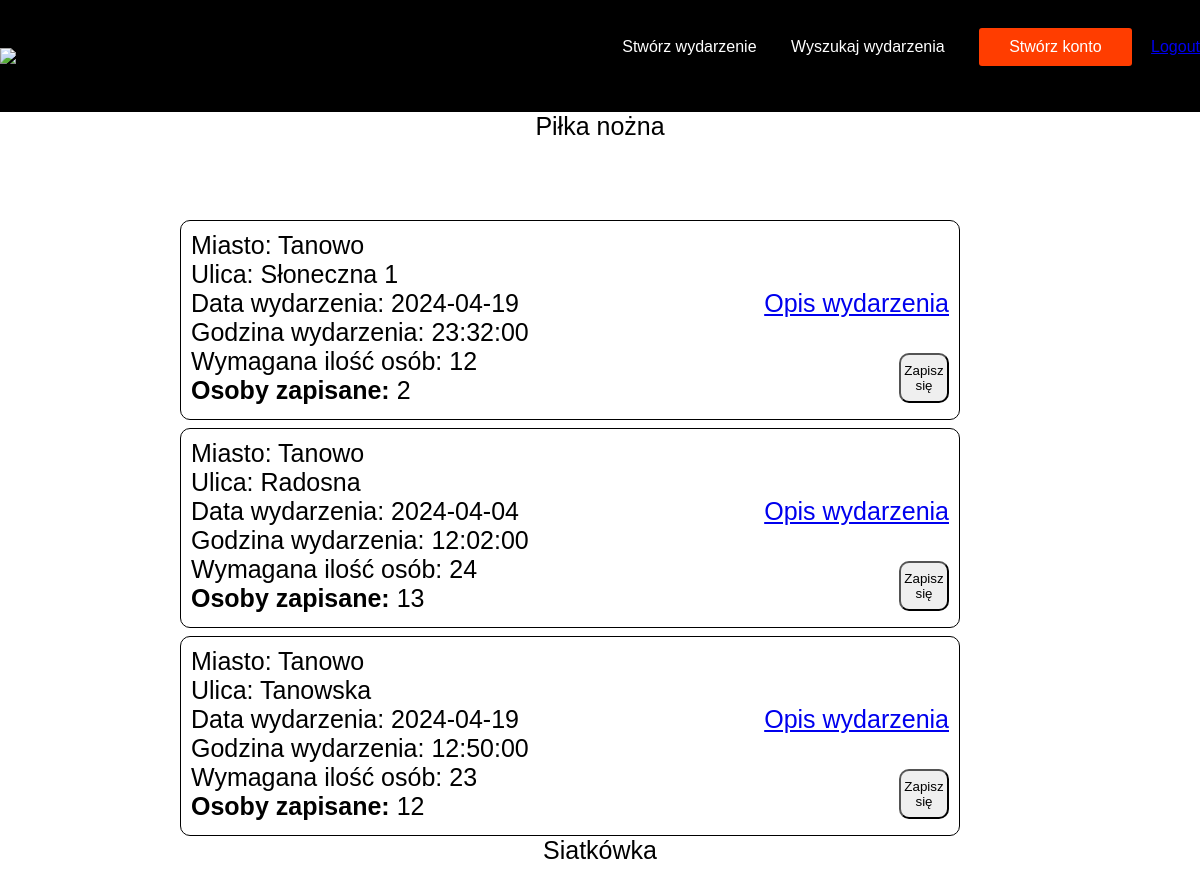
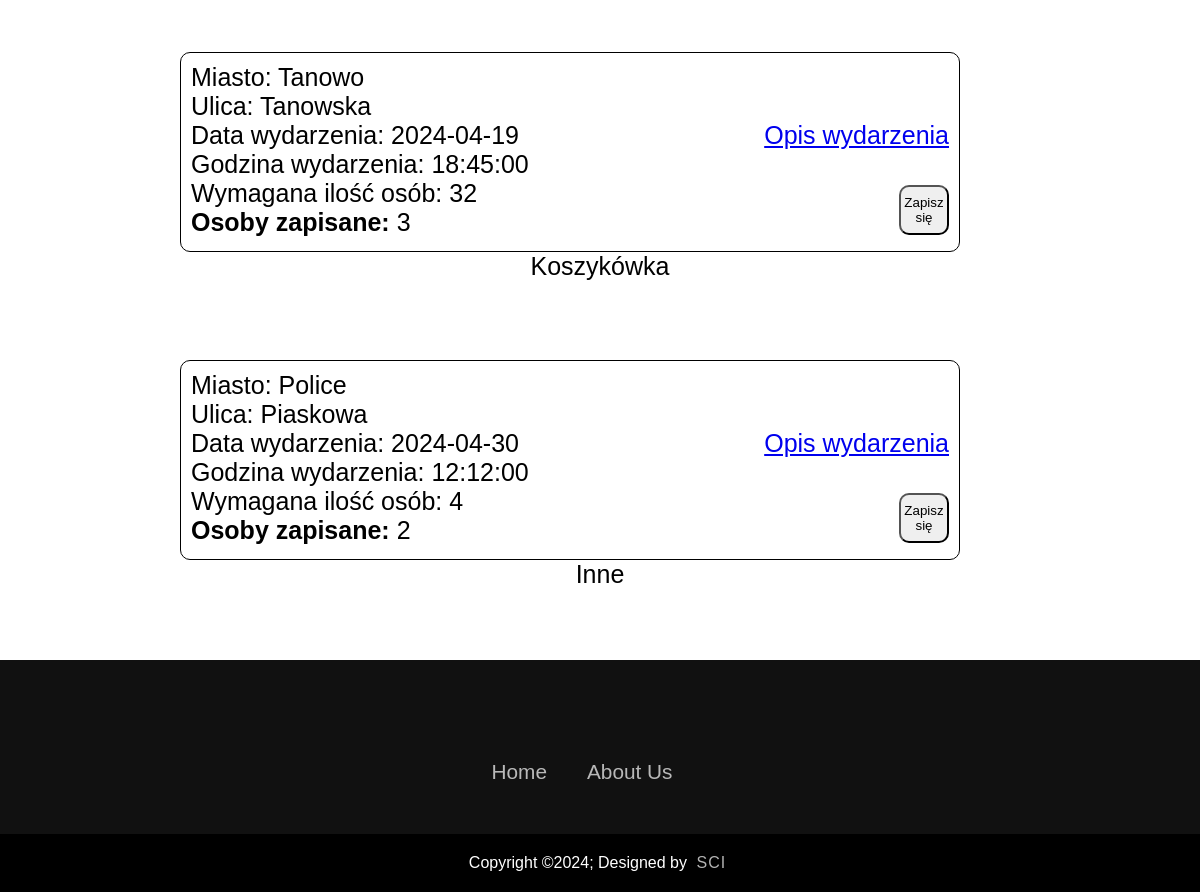
Before: / with the older database file (2 pictures, top to bottom).
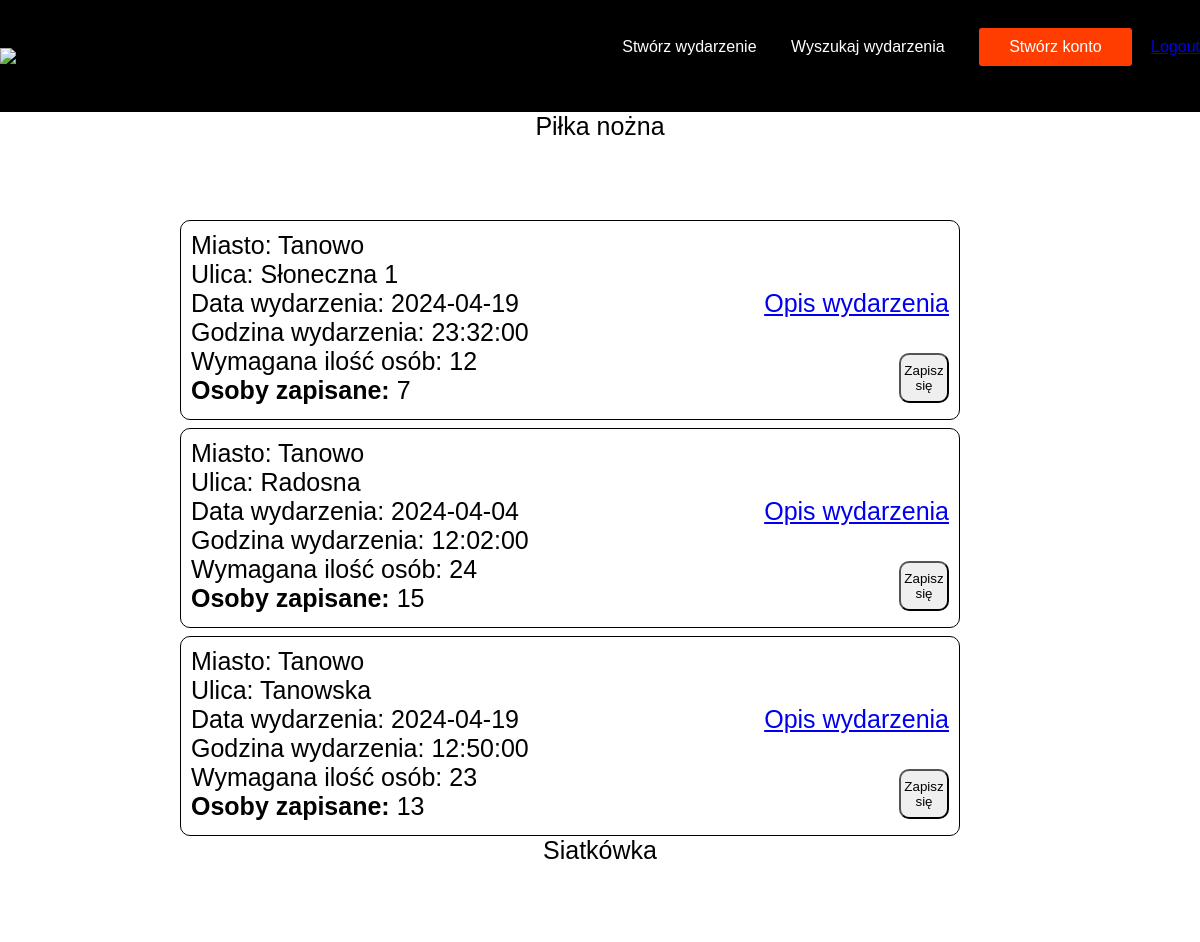
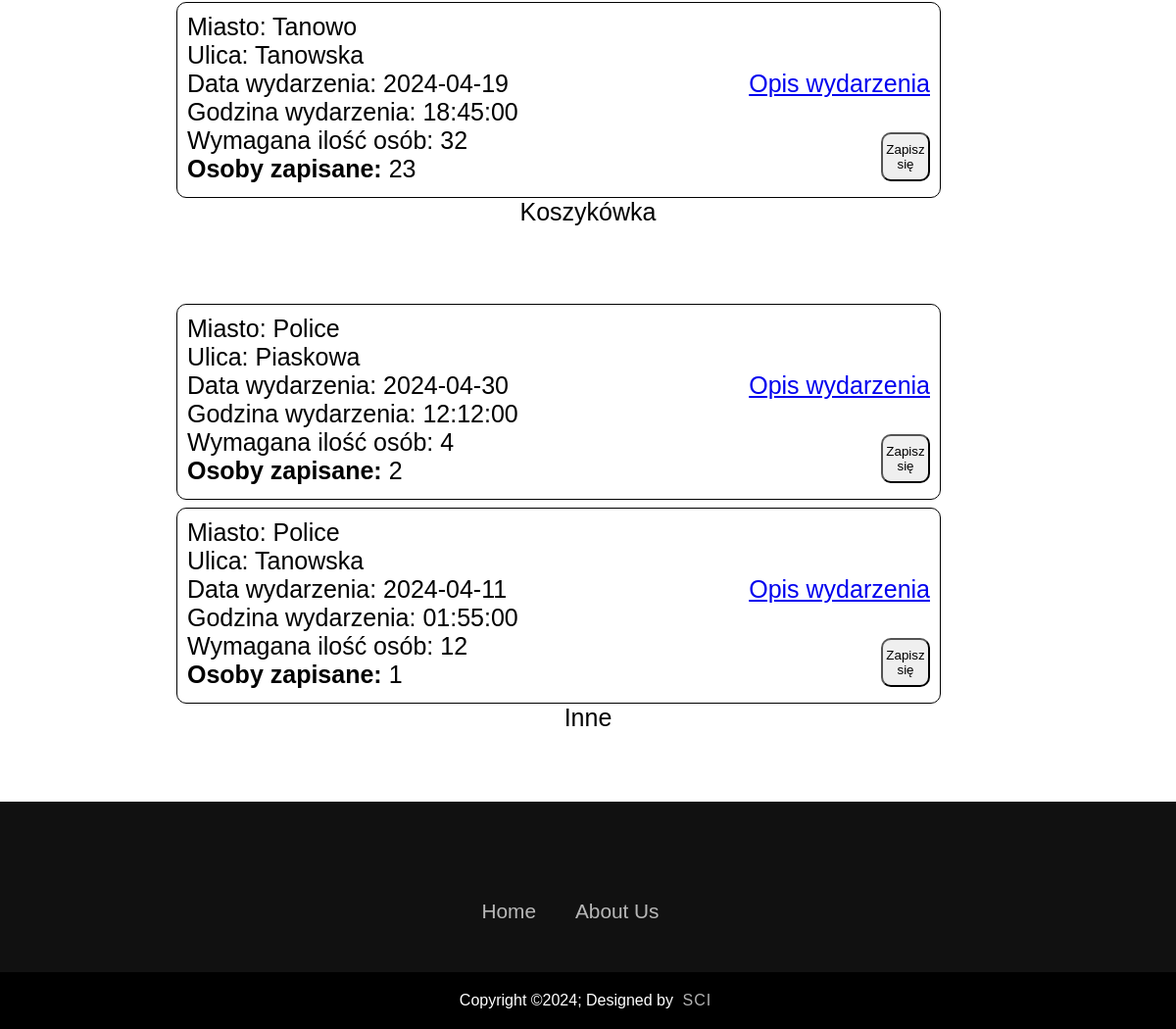
After: the same page with the newer database file (2 pictures, top to bottom).
### tables this page shows
CREATE TABLE `wydarzenia` (
  `id` int(11) UNSIGNED NOT NULL,
  `miasto` text NOT NULL,
  `ulica` text NOT NULL,
  `data` date NOT NULL,
  `godzina` time NOT NULL,
  `osoby_zapisane` int(11) NOT NULL,
  `max_osoby` int(11) NOT NULL,
  `opis` text NOT NULL,
  `kategoria` text NOT NULL
);

### index.php (the view, shortened to what this page needs)
<!DOCTYPE html>
<html lang="pl">
<head>
	<link rel="stylesheet" href="styl_pyknijmy.css">
</head>
<body>
<div class = "header">
  <nav>
   <img src="logo.png" class="logo">
    <ul class="nav-links">
		<li><a href="tworzenie.php">Stwórz wydarzenie</a></li>
		<li><a href="wyszukiwanie.php">Wyszukaj wydarzenia</a></li>
		<li class="btn">Stwórz konto</li>
		<a href="logout.php">Logout</a>
		<br>
	</ul>
  </nav>
  <?php
	 $host = 'localhost';
	 $username = 'root';
	 $password = '';
	 $database = 'pyknijmy';
	 $conn = mysqli_connect($host, $username, $password, $database);
	$noga = "SELECT * FROM wydarzenia WHERE kategoria = 'Piłka nożna'";
	 $wynik_noga = mysqli_query($conn, $noga);
	 $siatka = "SELECT * FROM wydarzenia WHERE kategoria = 'Siatkówka'";
	 $wynik_siatka = mysqli_query($conn, $siatka);
	 $kosz = "SELECT * FROM wydarzenia WHERE kategoria = 'Koszykówka'";
	 $wynik_kosz = mysqli_query($conn, $kosz);
	 function funkcja($result) {
		 while ($row = mysqli_fetch_assoc($result)) {
			 echo '<div class="klasa">';
			 echo '<div class="mmmm">' . 'Miasto: ', $row['miasto'], ' ';
			 echo '<div class="nnnn">' . 'Ulica: ', $row['ulica'], ' ';
			 echo '</div>';
			 echo '<a class="ogloszenie" href="ogloszenie.php?id=' . $row['id'] . '">';
			 echo 'Opis wydarzenia';
			 echo '</a>';
			 echo '<div class="wwww">' . 'Data wydarzenia: ', $row['data'], ' ';
			 echo '</div>';
			 echo '<button class="zapisz" data-wydarzenie="' . $row['id'] . '">';
			 echo 'Zapisz się';
			 echo '</button>';
			 echo '<div class="tttt">' . 'Godzina wydarzenia: ', $row['godzina'], ' ';
			 echo '</div>';
			 echo '<div class="rrrr">' . 'Wymagana ilość osób: ', $row['max_osoby'], ' ';
			 echo '</div>';
			 echo '<div class="eeee">' . '<b>Osoby zapisane: </b>', $row['osoby_zapisane'], ' ';
			 echo '</div>';
			 echo '</div>';
			 echo '</div>';
		 }
	 }
	?>
	<div class="conteiner">
	<div class="kategoria">Piłka nożna </div>
		<?php funkcja($wynik_noga); ?>
	<div class="kategoria">Siatkówka </div>
	<div class="kategoria">Koszykówka</div>
	<div class="kategoria">Inne </div>
  </div>
</div>
<footer>
		<div class = "footerContainer">
		 <div class = "footerNav">
		  <ul>
		    <li><a href = "index.php">Home</a></li>
			<li><a href= "https://linktr.ee/beatbuddy">About Us</a></li>
		  </ul>
		 </div>
		</div>
		<div class = "footerBottom">
		  <p>Copyright &copy;2024; Designed by <span class = "designer">SCI</span></p>
		 </div>
		</footer>
</body>
</html>

### styl_pyknijmy.css (style rules this page uses)
* { margin: 0; padding: 0; box-sizing: border-box; font-family: "poppins", sans-serif; }
.footerContainer { width: 97%; padding: 70px 30px 20px; }
footer { background-color: #111; bottom:0; width: 100vw; margin-top: auto; }
html { height: 100%; }
body { min-height: 100%; display: flex; flex-direction: column; }
.footerNav { margin: 30px 0; }
.footerNav ul { display: flex; justify-content: center; list-style-type: none; }
.footerNav ul li a { color: white; margin: 20px; text-decoration: none; font-size: 1.3em; opacity: 0.7; transition: 0.5s; }
.footerBottom { background-color: #000; padding:20px; text-align: center; }
.footerBottom p { color: white; }
.designer { opacity: 0.7; text-transform: uppercase; letter-spacing: 1px; font-weight: 400; margin: 0px 5px; }
.header { min-height: 100vh; width: 100vw; position: relative; }
nav { display: flex; align-items: center; justify-content: space-between; background: #000000; }
.logo { width: 140px; }
.nav-links { padding: 28px 0; }
.nav-links li { display: inline-block; margin: 0 15px; }
.nav-links li a { text-decoration: none; color: #fff; padding: 5px 0; position: relative; }
.nav-links li a::after { content: ''; background: #ff3d00; width: 0; height: 2px; position: absolute; bottom: 0; left: 0; transition: width 0.5s; }
.btn { background: #ff3d00; color: #fff; padding: 10px 30px; border-radius: 3px; cursor: pointer; }
.conteiner { width: 100%; height: 100px; }
.kategoria { width: 100%; height: 100px; font-size: 25px; float:left; text-align: center; }
.mmmm { border: 1px solid black; float: left; padding: 10px; width: 65%; height: 200px; margin-top: 1vh; margin-left: 15vw; font-size: 25px; border-radius: 10px; }
.ogloszenie { float:right; }
.zapisz { float:right; margin-top: 35px; }
.zapisz { height: 50px; width:50px; border-radius: 10px; }

Changed rows visible on the page:
changed wydarzenia "Słoneczna 1": osoby_zapisane "2" → "7"
changed wydarzenia "Radosna": osoby_zapisane "13" → "15"
changed wydarzenia (number 3 of 6 on the later page): osoby_zapisane "12" → "13"
changed wydarzenia (number 4 of 6 on the later page): osoby_zapisane "3" → "23"
added wydarzenia: miasto "Police", ulica "Tanowska", data "2024-04-11", godzina "01:55:00", max_osoby "12", osoby_zapisane "1"
